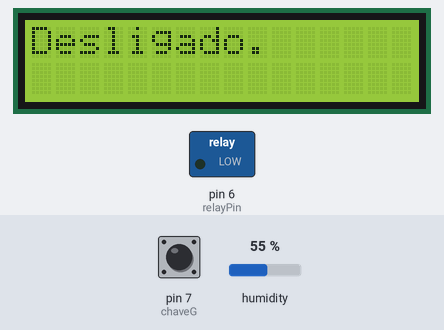
Simulated run of this sketch. Board: Arduino Uno, built with avr-gcc and run on an emulated ATmega328P. On the bench: 16×2 character LCD, switched loads named in the sketch (green lamp = pin HIGH). The test bench sets the inputs (shaded band); at power-on: humidity 55 %, pin 7 (chaveG) HIGH. What the sketch prints to the serial monitor is not drawn.

Above: at 1.2 s.
1.3 s: humidity set to 22 %
2.8 s: humidity set to 19 %
At 3.5 s:
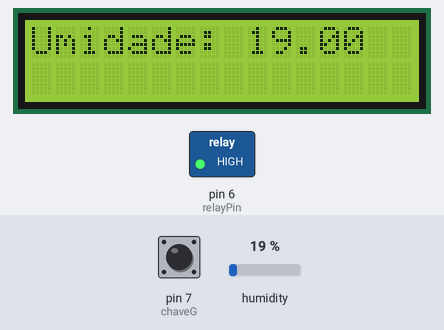
4.5 s: humidity set to 40 %
At 5.2 s:
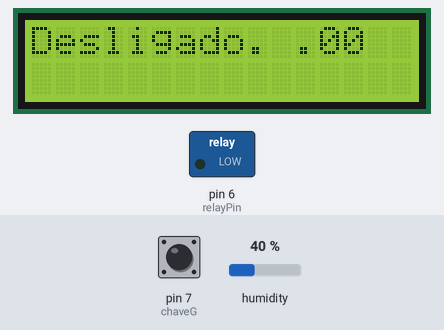
6.1 s: pin 7 (chaveG) pulled LOW for 0.65 s
At 6.8 s:
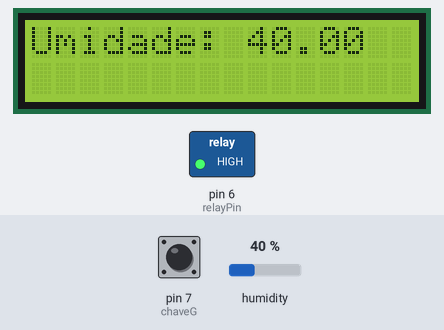
8.6 s: pin 7 (chaveG) pulled LOW for 3.2 s
At 13.4 s:
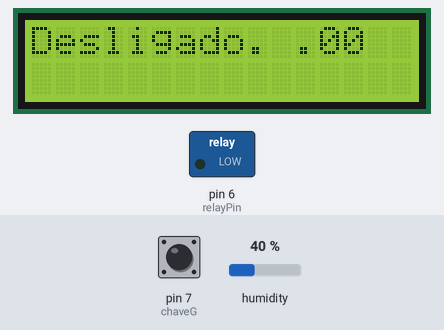
Timing chart, 0 to 14.6 s (numbered marks = the images above; inputs shaded):
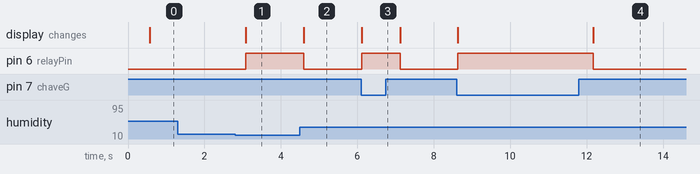

Measured:
- the behaviour switches between 21 and 20 % on humidity (found by bisection; images 0 and 1)
- after the input at 1.3 s, every drawn part: stays the same
- after the input at 2.8 s, pin 6 (relayPin): LOW → HIGH after 0.29 s; the display: changes after 0.29 s (image 1)
- after the input at 4.5 s, pin 6 (relayPin): HIGH → LOW after 0.10 s; the display: changes after 0.10 s (image 2)
- after the input at 6.1 s, pin 6 (relayPin): LOW → HIGH at once, → LOW 1.0 s later; the display: changes at once (image 3)
- after the input at 8.6 s, pin 6 (relayPin): LOW → HIGH at once, → LOW 3.5 s later; the display: first changes at once (image 4 shows a later state)

The sketch:

IFELSETEMP.ino
```cpp
#include <LiquidCrystal.h>
#include <DHT.h>
#include <DHT_U.h>
#include <Adafruit_Sensor.h>

//DHT
#define DHTTYPE DHT11 // Sensor DHT11
#define DHTPIN 9 // Pino do Arduino no Sensor (Data)
DHT_Unified dht(DHTPIN, DHTTYPE); // configurando o Sensor DHT - pino e tipo

uint32_t delayMS = 500; // variável para atraso no tempo
LiquidCrystal lcd(12, 11,5, 4, 3, 2);
int relayPin = 6;
int chaveG = 7;
int umidadeLimite1 = 0;

void setup() {
  Serial.begin(9600);
  lcd.begin(16, 2);
  dht.begin(); // inicializa a função
  pinMode(relayPin, OUTPUT);
  pinMode(chaveG, INPUT); //DEFINE A CHAVE GANGORRA
  digitalWrite(chaveG, HIGH);
}

void loop() {
  delay(delayMS); // atraso entre as medições
  sensors_event_t event; // inicializa o evento da Temperatura
    int chaveGState = digitalRead(chaveG);

    if (chaveGState == HIGH) {
      umidadeLimite1 = 20;
    } else {
      umidadeLimite1 = 50;

    }


dht.humidity().getEvent(&event);
if (isnan(event.relative_humidity))
{
 Serial.println("Erro na leitura da Umidade!");
}else {
    if (event.relative_humidity <= umidadeLimite1) {
            Serial.print("Umidade: ");
            Serial.print(event.relative_humidity);
            Serial.println("%");
            lcd.setCursor(0, 0);
            lcd.print("Umidade: ");
            lcd.print(event.relative_humidity);
            digitalWrite(relayPin, HIGH);
    } else if (event.relative_humidity <= umidadeLimite1) {
            Serial.print("Umidade: ");
            Serial.print(event.relative_humidity);
            Serial.println("%");
            lcd.setCursor(0, 0);
            lcd.print("Umidade: ");
            lcd.print(event.relative_humidity);
            digitalWrite(relayPin, HIGH);
    } else {
            lcd.setCursor(0, 0);
            lcd.print("Desligado. ");
            digitalWrite(relayPin, LOW);
    }
  }
}
```
